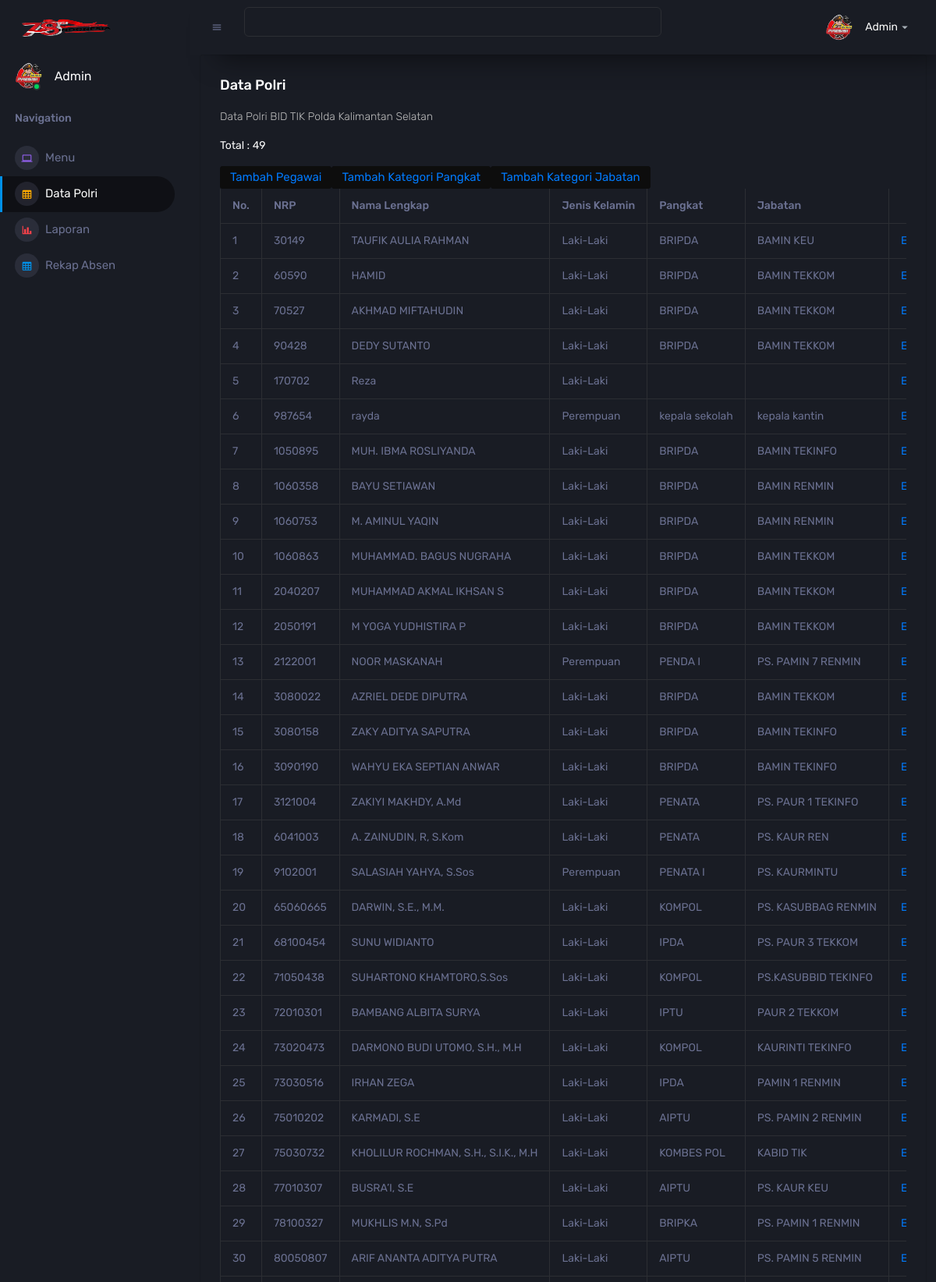
/admin/data_karyawan.php (upper part), run on the app's committed database.
### tables this page shows
CREATE TABLE `polri` (
  `id_pegawai` int(11) NOT NULL,
  `nama` varchar(50) NOT NULL,
  `password` varchar(50) NOT NULL,
  `jenis_kelamin` varchar(15) NOT NULL,
  `pangkat` varchar(20) NOT NULL,
  `jabatan` varchar(30) NOT NULL
);

### admin/data_karyawan.php (the view, shortened to what this page needs)
<?php
include 'tools/header.php';
include 'tools/config.php';
?>
<body>
  <?php include 'tools/sidebar.php'; ?>
  <div class="container-fluid page-body-wrapper">
    <?php include 'tools/nav.php'; ?>
    <div class="main-panel">
      <div class="col-lg-12 grid-margin stretch-card">
        <div class="card">
          <div class="card-body">
            <h4 class="card-title">Data Polri</h4>
            <p class="card-description"> Data Polri BID TIK Polda Kalimantan Selatan</p>
            <div class="table-responsive">
              <table border="1" class="table table-bordered">
                <thead>
                  <tr>
                    <th> No.</th>
                    <th> NRP </th>
                    <th> Nama Lengkap </th>
                    <th> Jenis Kelamin </th>
                    <th> Pangkat </th>
                    <th> Jabatan </th>
                  </tr>
                </thead>
                <tbody>
                  <?php
                  $sql = "SELECT * FROM polri";
                  $query = mysqli_query($db, $sql);
                  $nomor = 0;
                  while ($user_data = mysqli_fetch_array($query)) {
                    $nomor++;
                    echo "<tr>";
                    echo "<td>" . $nomor . "</td>";
                    echo "<td>" . $user_data['id_pegawai'] . "</td>";
                    echo "<td>" . $user_data['nama'] . "</td>";
                    echo "<td>" . $user_data['jenis_kelamin'] . "</td>";
                    echo "<td>" . $user_data['pangkat'] . "</td>";
                    echo "<td>" . $user_data['jabatan'] . "</td>";
                    echo "<td><a href='tools/edit.php?id_pegawai=$user_data[id_pegawai]'>Edit</td></a>";
                    echo "<td><a href='tools/delete.php?id_pegawai=$user_data[id_pegawai]'>Hapus</td></a></tr>";
                  }
                  ?>
                  <p>Total : <?php echo mysqli_num_rows($query) ?></p>
                  <button class="btn btn-dark"><a href="input_user.php">Tambah Pegawai</a></button>
                  <button class="btn btn-dark"><a href="input_pangkat.php">Tambah Kategori Pangkat</a></button>
                  <button class="btn btn-dark"><a href="input_jabatan.php">Tambah Kategori Jabatan</a></button>
                </tbody>
              </table>
            </div>
          </div>
        </div>
      </div>
    </div>
  </div>
  </div>
</body>

### data on the page
polri: id_pegawai "30149", nama "TAUFIK AULIA RAHMAN", jenis_kelamin "Laki-Laki", pangkat "BRIPDA", jabatan "BAMIN KEU"
polri: id_pegawai "60590", nama "HAMID", jenis_kelamin "Laki-Laki", pangkat "BRIPDA", jabatan "BAMIN TEKKOM"
polri: id_pegawai "70527", nama "AKHMAD MIFTAHUDIN", jenis_kelamin "Laki-Laki", pangkat "BRIPDA", jabatan "BAMIN TEKKOM"
polri: id_pegawai "90428", nama "DEDY SUTANTO", jenis_kelamin "Laki-Laki", pangkat "BRIPDA", jabatan "BAMIN TEKKOM"
polri: id_pegawai "170702", nama "Reza", jenis_kelamin "Laki-Laki"
polri: id_pegawai "987654", nama "rayda", jenis_kelamin "Perempuan", pangkat "kepala sekolah", jabatan "kepala kantin"
polri: id_pegawai "1050895", nama "MUH. IBMA ROSLIYANDA", jenis_kelamin "Laki-Laki", pangkat "BRIPDA", jabatan "BAMIN TEKINFO"
polri: id_pegawai "1060358", nama "BAYU SETIAWAN", jenis_kelamin "Laki-Laki", pangkat "BRIPDA", jabatan "BAMIN RENMIN"
polri: id_pegawai "1060753", nama "M. AMINUL YAQIN", jenis_kelamin "Laki-Laki", pangkat "BRIPDA", jabatan "BAMIN RENMIN"
polri: id_pegawai "1060863", nama "MUHAMMAD. BAGUS NUGRAHA", jenis_kelamin "Laki-Laki", pangkat "BRIPDA", jabatan "BAMIN TEKKOM"
polri: id_pegawai "2040207", nama "MUHAMMAD AKMAL IKHSAN S", jenis_kelamin "Laki-Laki", pangkat "BRIPDA", jabatan "BAMIN TEKKOM"
polri: id_pegawai "2050191", nama "M YOGA YUDHISTIRA P", jenis_kelamin "Laki-Laki", pangkat "BRIPDA", jabatan "BAMIN TEKKOM"
polri: id_pegawai "2122001", nama "NOOR MASKANAH", jenis_kelamin "Perempuan", pangkat "PENDA I", jabatan "PS. PAMIN 7 RENMIN"
polri: id_pegawai "3080022", nama "AZRIEL DEDE DIPUTRA", jenis_kelamin "Laki-Laki", pangkat "BRIPDA", jabatan "BAMIN TEKKOM"
polri: id_pegawai "3080158", nama "ZAKY ADITYA SAPUTRA", jenis_kelamin "Laki-Laki", pangkat "BRIPDA", jabatan "BAMIN TEKINFO"
polri: id_pegawai "3090190", nama "WAHYU EKA SEPTIAN ANWAR", jenis_kelamin "Laki-Laki", pangkat "BRIPDA", jabatan "BAMIN TEKINFO"
polri: id_pegawai "3121004", nama "ZAKIYI MAKHDY, A.Md", jenis_kelamin "Laki-Laki", pangkat "PENATA", jabatan "PS. PAUR 1 TEKINFO"
polri: id_pegawai "6041003", nama "A. ZAINUDIN, R, S.Kom", jenis_kelamin "Laki-Laki", pangkat "PENATA", jabatan "PS. KAUR REN"
polri: id_pegawai "9102001", nama "SALASIAH YAHYA, S.Sos", jenis_kelamin "Perempuan", pangkat "PENATA I", jabatan "PS. KAURMINTU"
polri: id_pegawai "65060665", nama "DARWIN, S.E., M.M.", jenis_kelamin "Laki-Laki", pangkat "KOMPOL", jabatan "PS. KASUBBAG RENMIN"
polri: id_pegawai "68100454", nama "SUNU WIDIANTO", jenis_kelamin "Laki-Laki", pangkat "IPDA", jabatan "PS. PAUR 3 TEKKOM"
polri: id_pegawai "71050438", nama "SUHARTONO KHAMTORO,S.Sos", jenis_kelamin "Laki-Laki", pangkat "KOMPOL", jabatan "PS.KASUBBID TEKINFO"
polri: id_pegawai "72010301", nama "BAMBANG ALBITA SURYA", jenis_kelamin "Laki-Laki", pangkat "IPTU", jabatan "PAUR 2 TEKKOM"
polri: id_pegawai "73020473", nama "DARMONO BUDI UTOMO, S.H., M.H", jenis_kelamin "Laki-Laki", pangkat "KOMPOL", jabatan "KAURINTI TEKINFO"
polri: id_pegawai "73030516", nama "IRHAN ZEGA", jenis_kelamin "Laki-Laki", pangkat "IPDA", jabatan "PAMIN 1 RENMIN"
polri: id_pegawai "75010202", nama "KARMADI, S.E", jenis_kelamin "Laki-Laki", pangkat "AIPTU", jabatan "PS. PAMIN 2 RENMIN"
polri: id_pegawai "75030732", nama "KHOLILUR ROCHMAN, S.H., S.I.K., M.H", jenis_kelamin "Laki-Laki", pangkat "KOMBES POL", jabatan "KABID TIK"
polri: id_pegawai "77010307", nama "BUSRA’I, S.E", jenis_kelamin "Laki-Laki", pangkat "AIPTU", jabatan "PS. KAUR KEU"
polri: id_pegawai "78100327", nama "MUKHLIS M.N, S.Pd", jenis_kelamin "Laki-Laki", pangkat "BRIPKA", jabatan "PS. PAMIN 1 RENMIN"
polri: id_pegawai "80050807", nama "ARIF ANANTA ADITYA PUTRA", jenis_kelamin "Laki-Laki", pangkat "AIPTU", jabatan "PS. PAMIN 5 RENMIN"

### other printed values
mysqli_num_rows($query) "49"
